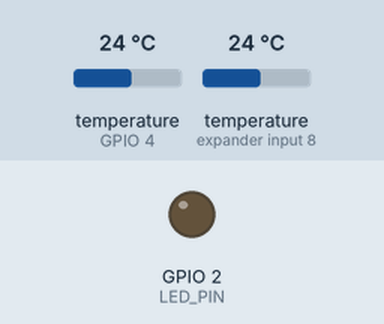
Recording of a sketch running on a simulated ESP32. Parts: output pins drawn as LEDs (lit = HIGH). The test bench sets the inputs (shaded band); at power-on: temperature (sensors on GPIO 4, expander input 8) 24 °C. WiFi joins after 1.5 s; servers stay silent unless stated; uploads are accepted with an empty reply; what the sketch prints to the serial monitor is not drawn.

Above: at 2.0 s.
At 13.62 s:
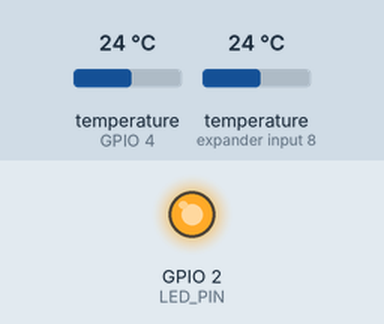
Timing chart, 0 to 15.9 s (numbered marks = the images above):
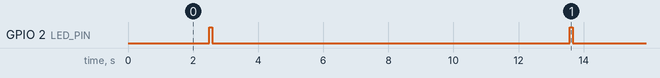

Measured:
- by itself, GPIO 2 (LED_PIN): alternates HIGH for 0.10 s and LOW for 11.0 s

The sketch:

esp-32-monitor.ino
```cpp
#include <WiFi.h>
#include <HTTPClient.h>
#include <NetworkClientSecure.h>
#include <OneWire.h>
#include <DallasTemperature.h>
#include <esp_task_wdt.h>

// --- Configuration ---
const char* ssid = "<replace>";
const char* password = "<replace>";
const char* serverName = "https://spencerthomas.org/austin-temp/";

#define LED_PIN 2
#define ONE_WIRE_BUS 4
#define WDT_TIMEOUT_SECONDS 30

OneWire oneWire(ONE_WIRE_BUS);
DallasTemperature sensors(&oneWire);

void setup() {
  // --- New WDT Initialization for v3.0+ ---
  esp_task_wdt_config_t wdt_config = {
    .timeout_ms = WDT_TIMEOUT_SECONDS * 1000,
    .idle_core_mask = (1 << portNUM_PROCESSORS) - 1,
    .trigger_panic = true
  };
  esp_task_wdt_init(&wdt_config);
  esp_task_wdt_add(NULL);

  pinMode(LED_PIN, OUTPUT);
  Serial.begin(115200);
  sensors.begin();

  connectToWiFi();
}

void connectToWiFi() {
  WiFi.mode(WIFI_STA);
  WiFi.setAutoReconnect(true);
  WiFi.persistent(true);
  WiFi.begin(ssid, password);

  Serial.print("Connecting WiFi");
  int attempt = 0;
  while (WiFi.status() != WL_CONNECTED && attempt < 40) {
    esp_task_wdt_reset();
    delay(500);
    Serial.print(".");
    attempt++;
  }
  if(WiFi.status() == WL_CONNECTED) Serial.println("\nConnected!");
}

void loop() {
  esp_task_wdt_reset();

  if (WiFi.status() != WL_CONNECTED) {
    connectToWiFi();
    return;
  }

  sensors.requestTemperatures();
  float t1 = sensors.getTempCByIndex(0);
  float t2 = sensors.getTempCByIndex(1);

  if (t1 != DEVICE_DISCONNECTED_C && t2 != DEVICE_DISCONNECTED_C) {
    NetworkClientSecure client;
    client.setInsecure();
    HTTPClient http;
    http.setTimeout(8000);

    if (http.begin(client, serverName)) {
      http.addHeader("Content-Type", "application/json");
      String json = "{\"sensor1\":" + String(t1, 2) + ",\"sensor2\":" + String(t2, 2) + "}";

      int response = http.POST(json);
      if (response == 200) {
        digitalWrite(LED_PIN, HIGH); delay(100); digitalWrite(LED_PIN, LOW);
      }
      http.end();
    }
  }

  // Multi-step wait to keep WDT happy
  for (int i = 0; i < 10; i++) {
    esp_task_wdt_reset();
    delay(1000);
  }
}
```
